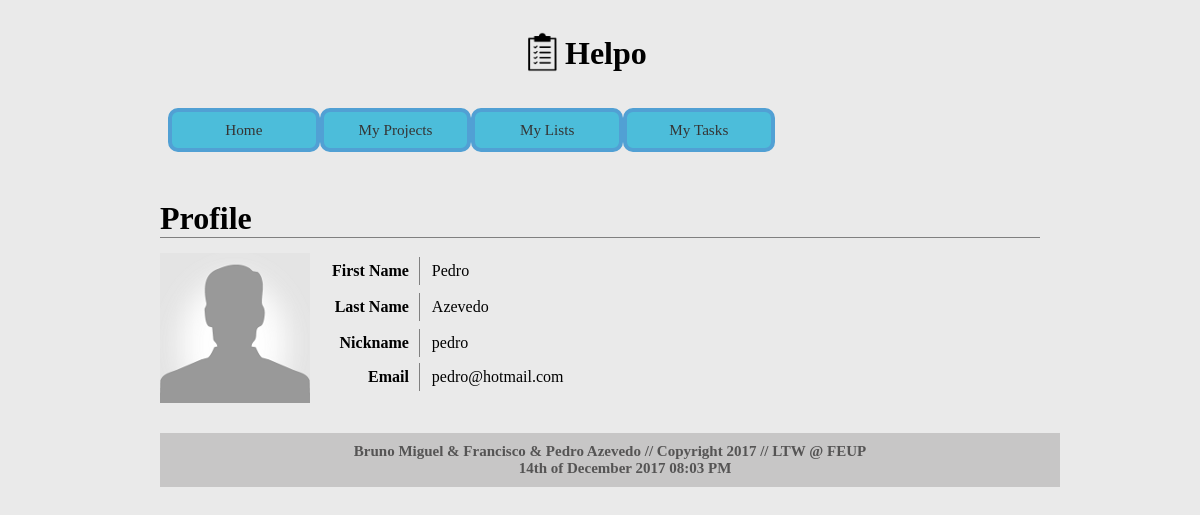
The app's page /profile_page.php?id=2, older data.
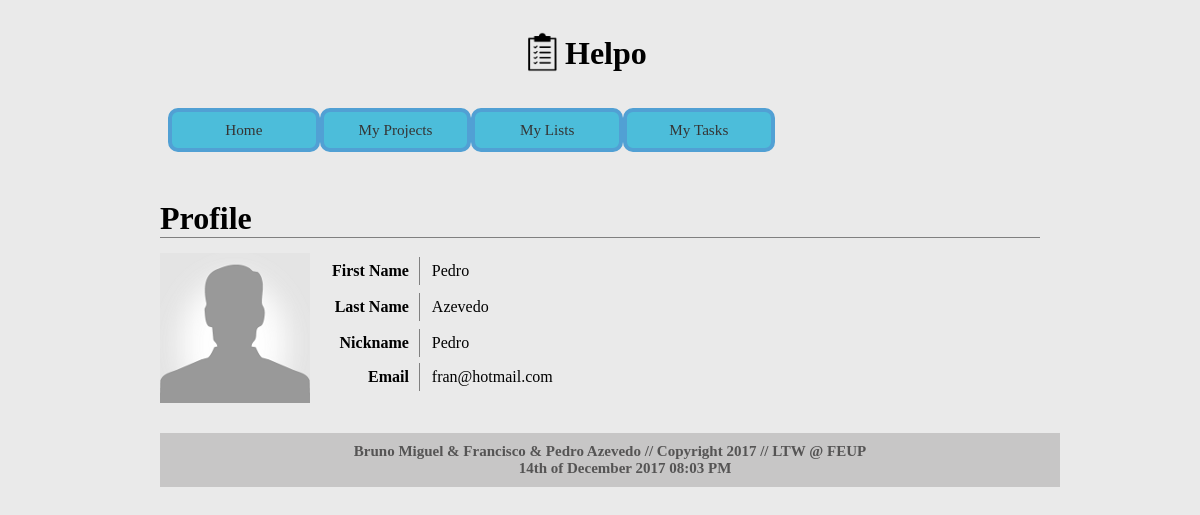
The same page, newer data.
### tables this page shows
CREATE TABLE users (
	USER_ID  	INTEGER PRIMARY KEY AUTOINCREMENT,
	ROLE 		INTEGER,
	USERNAME 	VARCHAR(30) NOT NULL,
	PASSWORD 	VARCHAR(30) NOT NULL,
	EMAIL 		TEXT NOT NULL,
	FIRST_NAME	VARCHAR(30) NOT NULL,
	LAST_NAME 	VARCHAR(70) NOT NULL,
	BDAY		INTEGER NOT NULL,
	BMONTH		TEXT NOT NULL,
	BYEAR		INTEGER NOT NULL,
	IMG_NAME	TEXT
);

### database/db.php (called while the page is built, shortened)
<?php
    class Database {
        private $database;
        public function __construct($sqlite_file_path) {
            try {
                $this->base_path = $_SERVER['SERVER_NAME'] . $_SERVER['PHP_SELF'];
                $this->database = new PDO('sqlite:' . $sqlite_file_path);
                $this->database->setAttribute(PDO::ATTR_ERRMODE, PDO::ERRMODE_EXCEPTION);
            }
            catch (PDOException $e) {
                echo 'Connection to database failed: ' . $e->getMessage();
            }
        }
        public function get_user_from_id($user_id) {
            $statement = $this->database->prepare('SELECT * FROM users WHERE USER_ID = ?');
            $statement->execute(array($user_id));
            return $statement->fetch();
        }
    }
?>

### templates/html_profile.php (the view, shortened to what this page needs)
<div id="profile">
  <h1 id="profileheader">Profile</h1>
  <div id="profilecontent"><?
    if (isset($user['IMG_NAME'])) {
      echo '<img id="profileimage" src="' . $user['IMG_NAME'] . '"/>';
    } else {
      echo '<img id="profileimage" src="./images/default-avatar.png"/>';
    }
  ?><table class="ptable">
      <tr>
        <td>First Name</td>
        <td id="firstname"><?echo $user['FIRST_NAME']?> </td>
      <tr>
	  <tr>
        <td>Last Name</td>
		<td id="lastname"><?echo $user['LAST_NAME']?> </td>
      <tr>
      <tr>
        <td>Nickname</td>
        <td id="nickname"><?echo $user['USERNAME']?></td>
      </tr>
      <tr>
        <td>Email</td>
        <td id="email"><?echo $user['EMAIL']?></td>
      </tr>
    </table>
  </div>
</div>

### profile_page.php (shortened to what this page needs)
<?php
require_once('./database/db.php');
$db = new Database('./database/helpo.db');
$user = $db->get_user_from_id($_GET['id']);
if (!empty($user)) {
  require_once('./templates/html_header.php');
  require_once('./templates/html_profile.php');
  require_once('./templates/html_footer.php');
} else {
}

### templates/html_header.php (shortened to what this page needs)
<?php
   require_once('database/db.php');
?>
<!DOCTYPE html>
  <html>
    <head>
      <link rel="stylesheet" href="css/profile_header.css">
    </head>
    <body>
        <header>
            <div id="logo">
                <a href="home.php"> <img src="images/todolist.png" alt="Logo" /> </a>
            </div>
            <h1><a href="home.php">Helpo</a></h1>
        </header>
        <section id="menu">
          <div id="options">
            <?
              echo '<a href="home.php?id=' . $_SESSION['userid'] .'"><div class="text">Home</div></a>';
              echo '<a href="projects.php?id=' . $_SESSION['userid'] .'"><div class="text">My Projects</div></a>';
              echo '<a href="todolists.php?id=' . $_SESSION['userid'] .'"><div class="text">My Lists</div></a>';
              echo '<a href="mytasks.php?id=' . $_SESSION['userid'] .'"><div class="text">My Tasks</div></a>';
            ?>
          </div>
          <div id="theUser">
          </div>
        </section>

### templates/html_footer.php (shortened to what this page needs)
    <div id="footer">
      Bruno Miguel & Francisco & Pedro Azevedo // Copyright 2017 // LTW @ FEUP
      <?echo '<div class="text dateheader">' . date('jS \of F Y h:i A') . '</div>'; ?>
    </div>
  </body>
</html>

### css/profile_header.css (style rules this page uses)
* { margin: 0px; font-family: Trebuchet MS; }
body { margin: 2em 10em 3em 10em; background-color: #eaeaea; position: relative; }
body > header { margin-left: auto; margin-right: auto; width: 10em; margin-bottom: 2em; }
body > header img { width: 45px; height: 40px; }
body > header a { color: black; text-decoration: none; }
body > header { display: flex; }
body > header > h1 { flex: 0.15; margin: 0em; padding-top: 0.1em; }
div.dateheader { margin-left: 30px; }
.ptable { float: left; padding-left: 10px; }
.ptable td { padding: 5px 10px; }
.ptable td:first-child { display: block; margin: 2px 0px; text-align: right; font-weight: bold; border-right: 1px gray solid; }
#profilecontent { padding-top: 15px; border-top: 1px gray solid; }
#profileimage { float: left; width: 150px; }
div#footer { width: 900px; float: left; background-color: #c7c6c6; color: #555454; margin-top: 30px; text-align: center; padding: 10px 0px; font-weight: bold; font-size: 15px; }
#menu { margin-top: 1em; padding-left: 0.5em; padding-bottom: 1em; margin-left: 0em; margin-bottom: 2em; display: grid; grid-template-rows: [top] auto [bottom]; grid-template-columns: [left] 8fr [frstmiddle] 1.5fr [sndmiddle] 2fr [right]; }
#menu div#theUser { grid-area: top / sndmiddle / bottom / right; }
#menu > div#options { grid-area: top / left / bottom / frstmiddle; display: flex; }
#menu > div#options > a { font-family: 'Gill Sans', 'Gill Sans MT', Calibri, 'Trebuchet MS', sans-serif; color: #353434; background-color: #4cbdda; text-decoration: none; margin-bottom: 0em; flex: 2; padding: 0.6em; font-size: 0.95em; text-align: center; border-style: solid; border-width: 4px; border-radius: 10px; border-color: #51a0d4; flex: 2; display: block; transition: background-color 1s, transform 1s; }

Row changes from the older to the newer data that the page shows:
changed users "Pedro": USERNAME "pedro" → "Pedro"; EMAIL "pedro@hotmail.com" → "fran@hotmail.com"
